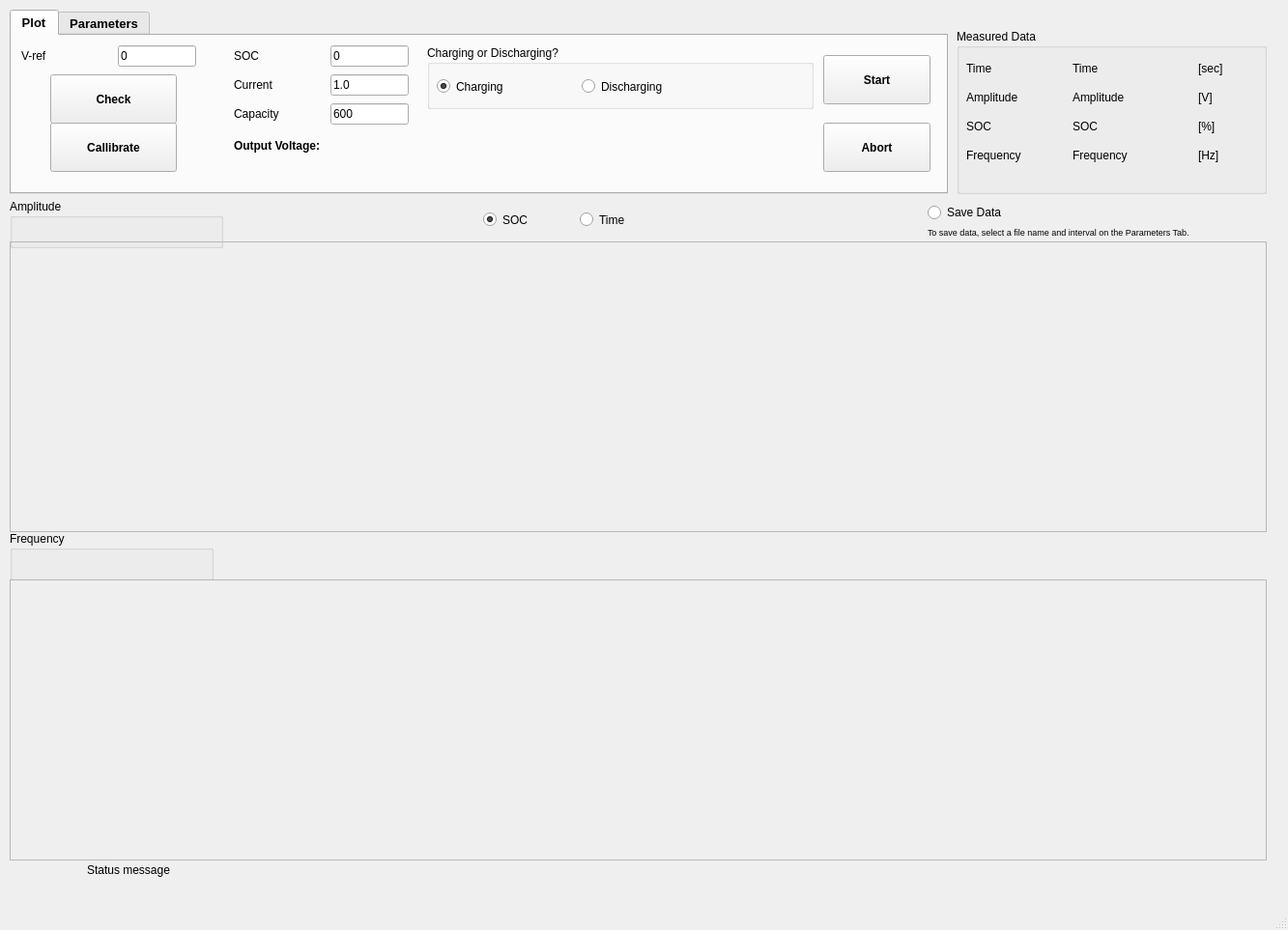
<?xml version="1.0" encoding="UTF-8"?>
<ui version="4.0">
 <class>MainWindow</class>
 <widget class="QMainWindow" name="MainWindow">
  <property name="geometry">
   <rect>
    <x>0</x>
    <y>0</y>
    <width>1333</width>
    <height>963</height>
   </rect>
  </property>
  <property name="windowTitle">
   <string>Frequency Amplitude Plotter</string>
  </property>
  <widget class="QWidget" name="centralwidget">
   <widget class="QTabWidget" name="tabWidget">
    <property name="geometry">
     <rect>
      <x>10</x>
      <y>10</y>
      <width>971</width>
      <height>191</height>
     </rect>
    </property>
    <property name="font">
     <font>
      <pointsize>10</pointsize>
      <weight>75</weight>
      <bold>true</bold>
     </font>
    </property>
    <property name="tabShape">
     <enum>QTabWidget::Rounded</enum>
    </property>
    <property name="currentIndex">
     <number>2</number>
    </property>
    <widget class="QWidget" name="tab_5">
     <attribute name="title">
      <string>Plot</string>
     </attribute>
     <widget class="QLabel" name="label_72">
      <property name="geometry">
       <rect>
        <x>10</x>
        <y>10</y>
        <width>111</width>
        <height>21</height>
       </rect>
      </property>
      <property name="font">
       <font>
        <pointsize>9</pointsize>
        <weight>50</weight>
        <bold>false</bold>
       </font>
      </property>
      <property name="text">
       <string>V-ref</string>
      </property>
     </widget>
     <widget class="QLineEdit" name="lineEdit_vin">
      <property name="geometry">
       <rect>
        <x>110</x>
        <y>10</y>
        <width>81</width>
        <height>22</height>
       </rect>
      </property>
      <property name="font">
       <font>
        <pointsize>9</pointsize>
        <weight>50</weight>
        <bold>false</bold>
       </font>
      </property>
      <property name="text">
       <string>0</string>
      </property>
     </widget>
     
     <widget class="QPushButton" name="pushButton_callibrate">
      <property name="geometry">
       <rect>
        <x>40</x>
        <y>90</y>
        <width>131</width>
        <height>51</height>
       </rect>
      </property>
      <property name="font">
       <font>
        <pointsize>9</pointsize>
        <weight>75</weight>
        <bold>true</bold>
       </font>
      </property>
      <property name="text">
       <string>Callibrate</string>
      </property>
     </widget>

     <widget class="QPushButton" name="pushButton_check">
      <property name="geometry">
       <rect>
        <x>40</x>
        <y>40</y>
        <width>131</width>
        <height>51</height>
       </rect>
      </property>
      <property name="font">
       <font>
        <pointsize>9</pointsize>
        <weight>75</weight>
        <bold>true</bold>
       </font>
      </property>
      <property name="text">
       <string>Check</string>
      </property>
     </widget>

    <widget class="QLabel" name="label_out_voltage">
        <property name="geometry">
        <rect>
        <x>230</x>
        <y>100</y>
        <width>1221</width>
        <height>28</height>
        </rect>
        </property>
        <property name="font">
        <font>
        <pointsize>9</pointsize>
        </font>
        </property>
        <property name="text">
        <string>Output Voltage: </string>
        </property>
    </widget>

     <widget class="QLabel" name="label_77">
      <property name="geometry">
       <rect>
        <x>230</x>
        <y>10</y>
        <width>111</width>
        <height>21</height>
       </rect>
      </property>
      <property name="font">
       <font>
        <pointsize>9</pointsize>
        <weight>50</weight>
        <bold>false</bold>
       </font>
      </property>
      <property name="text">
       <string>SOC</string>
      </property>
     </widget>
     <widget class="QLabel" name="label_78">
      <property name="geometry">
       <rect>
        <x>230</x>
        <y>40</y>
        <width>111</width>
        <height>21</height>
       </rect>
      </property>
      <property name="font">
       <font>
        <pointsize>9</pointsize>
        <weight>50</weight>
        <bold>false</bold>
       </font>
      </property>
      <property name="text">
       <string>Current</string>
      </property>
     </widget>
     <widget class="QLabel" name="label_79">
      <property name="geometry">
       <rect>
        <x>230</x>
        <y>70</y>
        <width>111</width>
        <height>21</height>
       </rect>
      </property>
      <property name="font">
       <font>
        <pointsize>9</pointsize>
        <weight>50</weight>
        <bold>false</bold>
       </font>
      </property>
      <property name="text">
       <string>Capacity</string>
      </property>
     </widget>
     <widget class="QLineEdit" name="lineEdit_SOC">
      <property name="geometry">
       <rect>
        <x>330</x>
        <y>10</y>
        <width>81</width>
        <height>22</height>
       </rect>
      </property>
      <property name="font">
       <font>
        <pointsize>9</pointsize>
        <weight>50</weight>
        <bold>false</bold>
       </font>
      </property>
      <property name="text">
       <string>0</string>
      </property>
     </widget>
     <widget class="QLineEdit" name="lineEdit_Current">
      <property name="geometry">
       <rect>
        <x>330</x>
        <y>40</y>
        <width>81</width>
        <height>22</height>
       </rect>
      </property>
      <property name="font">
       <font>
        <pointsize>9</pointsize>
        <weight>50</weight>
        <bold>false</bold>
       </font>
      </property>
      <property name="text">
       <string>1.0</string>
      </property>
     </widget>
     <widget class="QLineEdit" name="lineEdit_Capacity">
      <property name="geometry">
       <rect>
        <x>330</x>
        <y>70</y>
        <width>81</width>
        <height>22</height>
       </rect>
      </property>
      <property name="font">
       <font>
        <pointsize>9</pointsize>
        <weight>50</weight>
        <bold>false</bold>
       </font>
      </property>
      <property name="text">
       <string>600</string>
      </property>
     </widget>
     <widget class="QGroupBox" name="groupBox_4">
      <property name="geometry">
       <rect>
        <x>430</x>
        <y>10</y>
        <width>400</width>
        <height>66</height>
       </rect>
      </property>
      <property name="font">
       <font>
        <pointsize>9</pointsize>
        <weight>50</weight>
        <bold>false</bold>
       </font>
      </property>
      <property name="title">
       <string>Charging or Discharging?</string>
      </property>
      <widget class="QRadioButton" name="radioButton_isCharging">
       <property name="geometry">
        <rect>
         <x>10</x>
         <y>30</y>
         <width>150</width>
         <height>25</height>
        </rect>
       </property>
       <property name="text">
        <string>Charging</string>
       </property>
       <property name="checked">
        <bool>true</bool>
       </property>
      </widget>
      <widget class="QRadioButton" name="radioButton_isDischarging">
       <property name="geometry">
        <rect>
         <x>160</x>
         <y>30</y>
         <width>180</width>
         <height>25</height>
        </rect>
       </property>
       <property name="text">
        <string>Discharging</string>
       </property>
      </widget>
     </widget>
     <widget class="QPushButton" name="pushButton_startSquare">
      <property name="geometry">
       <rect>
        <x>840</x>
        <y>20</y>
        <width>111</width>
        <height>51</height>
       </rect>
      </property>
      <property name="font">
       <font>
        <pointsize>9</pointsize>
        <weight>75</weight>
        <bold>true</bold>
       </font>
      </property>
      <property name="text">
       <string>Start</string>
      </property>
     </widget>
     <widget class="QPushButton" name="pushButton_abortSquare">
      <property name="geometry">
       <rect>
        <x>840</x>
        <y>90</y>
        <width>111</width>
        <height>51</height>
       </rect>
      </property>
      <property name="font">
       <font>
        <pointsize>9</pointsize>
       </font>
      </property>
      <property name="text">
       <string>Abort</string>
      </property>
     </widget>
    </widget>
    <widget class="QWidget" name="tab_3">
     <attribute name="title">
      <string>Parameters</string>
     </attribute>
     <widget class="QPushButton" name="pushButton_selectFile">
      <property name="geometry">
       <rect>
        <x>10</x>
        <y>10</y>
        <width>111</width>
        <height>28</height>
       </rect>
      </property>
      <property name="font">
       <font>
        <pointsize>9</pointsize>
       </font>
      </property>
      <property name="text">
       <string>Select File</string>
      </property>
     </widget>
     <widget class="QLineEdit" name="lineEdit_fileName">
      <property name="geometry">
       <rect>
        <x>10</x>
        <y>40</y>
        <width>951</width>
        <height>31</height>
       </rect>
      </property>
      <property name="font">
       <font>
        <pointsize>8</pointsize>
        <weight>50</weight>
        <bold>false</bold>
       </font>
      </property>
      <property name="text">
       <string>Filename not selected yet.</string>
      </property>
     </widget>
     <widget class="QPushButton" name="pushButton_makeFile">
      <property name="geometry">
       <rect>
        <x>200</x>
        <y>10</y>
        <width>111</width>
        <height>28</height>
       </rect>
      </property>
      <property name="font">
       <font>
        <pointsize>9</pointsize>
       </font>
      </property>
      <property name="text">
       <string>Make File</string>
      </property>
     </widget>
     <widget class="QLabel" name="label_20">
      <property name="geometry">
       <rect>
        <x>10</x>
        <y>70</y>
        <width>951</width>
        <height>16</height>
       </rect>
      </property>
      <property name="font">
       <font>
        <pointsize>7</pointsize>
        <weight>50</weight>
        <bold>false</bold>
       </font>
      </property>
      <property name="text">
       <string>The data measured can be saved in a CSV file format.</string>
      </property>
     </widget>
     <widget class="QLabel" name="label_49">
      <property name="geometry">
       <rect>
        <x>10</x>
        <y>90</y>
        <width>931</width>
        <height>16</height>
       </rect>
      </property>
      <property name="font">
       <font>
        <pointsize>7</pointsize>
        <weight>50</weight>
        <bold>false</bold>
       </font>
      </property>
      <property name="text">
       <string>To save data, select a filename and check the 'Save Data' button.</string>
      </property>
     </widget>
     <widget class="QLabel" name="label_51">
      <property name="geometry">
       <rect>
        <x>530</x>
        <y>10</y>
        <width>171</width>
        <height>21</height>
       </rect>
      </property>
      <property name="font">
       <font>
        <pointsize>9</pointsize>
        <weight>50</weight>
        <bold>false</bold>
       </font>
      </property>
      <property name="text">
       <string>Save Data Interval = </string>
      </property>
     </widget>
     <widget class="QLineEdit" name="lineEdit_saveDataInterval">
      <property name="geometry">
       <rect>
        <x>700</x>
        <y>10</y>
        <width>51</width>
        <height>21</height>
       </rect>
      </property>
      <property name="font">
       <font>
        <pointsize>9</pointsize>
        <weight>50</weight>
        <bold>false</bold>
       </font>
      </property>
      <property name="text">
       <string>10</string>
      </property>
     </widget>
     <widget class="QLabel" name="label_52">
      <property name="geometry">
       <rect>
        <x>760</x>
        <y>10</y>
        <width>201</width>
        <height>21</height>
       </rect>
      </property>
      <property name="font">
       <font>
        <pointsize>9</pointsize>
        <weight>50</weight>
        <bold>false</bold>
       </font>
      </property>
      <property name="text">
       <string>x 1s = 10s</string>
      </property>
     </widget>
     <widget class="QLabel" name="label_54">
      <property name="geometry">
       <rect>
        <x>670</x>
        <y>110</y>
        <width>291</width>
        <height>21</height>
       </rect>
      </property>
      <property name="font">
       <font>
        <pointsize>8</pointsize>
        <weight>50</weight>
        <bold>false</bold>
       </font>
      </property>
      <property name="text">
       <string>No of data used for moving average.</string>
      </property>
     </widget>
    </widget>
   </widget>
   <widget class="QLabel" name="label_message">
    <property name="geometry">
     <rect>
      <x>90</x>
      <y>890</y>
      <width>1221</width>
      <height>21</height>
     </rect>
    </property>
    <property name="font">
     <font>
      <pointsize>9</pointsize>
     </font>
    </property>
    <property name="text">
     <string>Status message</string>
    </property>
   </widget>
   <widget class="QGroupBox" name="groupBox">
    <property name="geometry">
     <rect>
      <x>10</x>
      <y>550</y>
      <width>211</width>
      <height>51</height>
     </rect>
    </property>
    <property name="title">
     <string>Frequency</string>
    </property>
   </widget>
   <widget class="QGroupBox" name="groupBox_2">
    <property name="geometry">
     <rect>
      <x>10</x>
      <y>206</y>
      <width>221</width>
      <height>51</height>
     </rect>
    </property>
    <property name="title">
     <string>Amplitude</string>
    </property>
   </widget>
   <widget class="QFrame" name="frame_1">
    <property name="geometry">
     <rect>
      <x>10</x>
      <y>250</y>
      <width>1301</width>
      <height>301</height>
     </rect>
    </property>
    <property name="sizePolicy">
     <sizepolicy hsizetype="Preferred" vsizetype="Preferred">
      <horstretch>0</horstretch>
      <verstretch>0</verstretch>
     </sizepolicy>
    </property>
    <property name="frameShape">
     <enum>QFrame::StyledPanel</enum>
    </property>
    <property name="frameShadow">
     <enum>QFrame::Raised</enum>
    </property>
   </widget>
   <widget class="QFrame" name="frame_2">
    <property name="geometry">
     <rect>
      <x>10</x>
      <y>600</y>
      <width>1301</width>
      <height>291</height>
     </rect>
    </property>
    <property name="frameShape">
     <enum>QFrame::StyledPanel</enum>
    </property>
    <property name="frameShadow">
     <enum>QFrame::Raised</enum>
    </property>
   </widget>
   <widget class="QGroupBox" name="groupBox_3">
    <property name="geometry">
     <rect>
      <x>990</x>
      <y>30</y>
      <width>321</width>
      <height>171</height>
     </rect>
    </property>
    <property name="font">
     <font>
      <pointsize>9</pointsize>
     </font>
    </property>
    <property name="title">
     <string>Measured Data</string>
    </property>
    <widget class="QLabel" name="label">
     <property name="geometry">
      <rect>
       <x>10</x>
       <y>30</y>
       <width>111</width>
       <height>21</height>
      </rect>
     </property>
     <property name="font">
      <font>
       <pointsize>9</pointsize>
      </font>
     </property>
     <property name="text">
      <string>Time</string>
     </property>
    </widget>
    <widget class="QLabel" name="label_2">
     <property name="geometry">
      <rect>
       <x>10</x>
       <y>60</y>
       <width>111</width>
       <height>21</height>
      </rect>
     </property>
     <property name="font">
      <font>
       <pointsize>9</pointsize>
      </font>
     </property>
     <property name="text">
      <string>Amplitude</string>
     </property>
    </widget>
    <widget class="QLabel" name="label_3">
     <property name="geometry">
      <rect>
       <x>10</x>
       <y>90</y>
       <width>111</width>
       <height>21</height>
      </rect>
     </property>
     <property name="font">
      <font>
       <pointsize>9</pointsize>
      </font>
     </property>
     <property name="text">
      <string>SOC</string>
     </property>
    </widget>
    <widget class="QLabel" name="label_4">
     <property name="geometry">
      <rect>
       <x>10</x>
       <y>120</y>
       <width>111</width>
       <height>21</height>
      </rect>
     </property>
     <property name="font">
      <font>
       <pointsize>9</pointsize>
      </font>
     </property>
     <property name="text">
      <string>Frequency</string>
     </property>
    </widget>
    <widget class="QLabel" name="label_time">
     <property name="geometry">
      <rect>
       <x>120</x>
       <y>30</y>
       <width>111</width>
       <height>21</height>
      </rect>
     </property>
     <property name="font">
      <font>
       <pointsize>9</pointsize>
      </font>
     </property>
     <property name="text">
      <string>Time</string>
     </property>
    </widget>
    <widget class="QLabel" name="label_voltage">
     <property name="geometry">
      <rect>
       <x>120</x>
       <y>60</y>
       <width>111</width>
       <height>21</height>
      </rect>
     </property>
     <property name="font">
      <font>
       <pointsize>9</pointsize>
      </font>
     </property>
     <property name="text">
      <string>Amplitude</string>
     </property>
    </widget>
    <widget class="QLabel" name="label_current">
     <property name="geometry">
      <rect>
       <x>120</x>
       <y>90</y>
       <width>111</width>
       <height>21</height>
      </rect>
     </property>
     <property name="font">
      <font>
       <pointsize>9</pointsize>
      </font>
     </property>
     <property name="text">
      <string>SOC</string>
     </property>
    </widget>
    <widget class="QLabel" name="label_temp">
     <property name="geometry">
      <rect>
       <x>120</x>
       <y>120</y>
       <width>111</width>
       <height>21</height>
      </rect>
     </property>
     <property name="font">
      <font>
       <pointsize>9</pointsize>
      </font>
     </property>
     <property name="text">
      <string>Frequency</string>
     </property>
    </widget>
    <widget class="QLabel" name="label_43">
     <property name="geometry">
      <rect>
       <x>250</x>
       <y>30</y>
       <width>41</width>
       <height>21</height>
      </rect>
     </property>
     <property name="font">
      <font>
       <pointsize>9</pointsize>
      </font>
     </property>
     <property name="text">
      <string>[sec]</string>
     </property>
    </widget>
    <widget class="QLabel" name="label_40">
     <property name="geometry">
      <rect>
       <x>250</x>
       <y>60</y>
       <width>41</width>
       <height>21</height>
      </rect>
     </property>
     <property name="font">
      <font>
       <pointsize>9</pointsize>
      </font>
     </property>
     <property name="text">
      <string>[V]</string>
     </property>
    </widget>
    <widget class="QLabel" name="label_41">
     <property name="geometry">
      <rect>
       <x>250</x>
       <y>90</y>
       <width>41</width>
       <height>21</height>
      </rect>
     </property>
     <property name="font">
      <font>
       <pointsize>9</pointsize>
      </font>
     </property>
     <property name="text">
      <string>[%]</string>
     </property>
    </widget>
    <widget class="QLabel" name="label_42">
     <property name="geometry">
      <rect>
       <x>250</x>
       <y>120</y>
       <width>41</width>
       <height>21</height>
      </rect>
     </property>
     <property name="font">
      <font>
       <pointsize>9</pointsize>
      </font>
     </property>
     <property name="text">
      <string>[Hz]</string>
     </property>
    </widget>
   </widget>
   <widget class="QRadioButton" name="radioButton_saveData">
    <property name="geometry">
     <rect>
      <x>960</x>
      <y>210</y>
      <width>150</width>
      <height>20</height>
     </rect>
    </property>
    <property name="baseSize">
     <size>
      <width>20</width>
      <height>20</height>
     </size>
    </property>
    <property name="font">
     <font>
      <pointsize>9</pointsize>
     </font>
    </property>
    <property name="text">
     <string>Save Data</string>
    </property>
    <property name="iconSize">
     <size>
      <width>20</width>
      <height>20</height>
     </size>
    </property>
    <property name="checked">
     <bool>false</bool>
    </property>
   </widget>
   <widget class="QRadioButton" name="radioButton_xSOC">
       <property name="geometry">
        <rect>
         <x>500</x>
         <y>215</y>
         <width>150</width>
         <height>25</height>
        </rect>
       </property>
       <property name="text">
        <string>SOC</string>
       </property>
       <property name="checked">
        <bool>true</bool>
       </property>
      </widget>
    <widget class="QRadioButton" name="radioButton_xTime">
    <property name="geometry">
    <rect>
        <x>600</x>
        <y>215</y>
        <width>180</width>
        <height>25</height>
    </rect>
    </property>
    <property name="text">
    <string>Time</string>
    </property>
    </widget>
   <widget class="QLabel" name="label_48">
    <property name="geometry">
     <rect>
      <x>960</x>
      <y>230</y>
      <width>331</width>
      <height>21</height>
     </rect>
    </property>
    <property name="font">
     <font>
      <pointsize>7</pointsize>
     </font>
    </property>
    <property name="text">
     <string>To save data, select a file name and interval on the Parameters Tab.</string>
    </property>
   </widget>
  </widget>
  <widget class="QStatusBar" name="statusbar"/>
  <action name="actionExit">
   <property name="text">
    <string>Exit</string>
   </property>
  </action>
  <action name="actionParaExt">
   <property name="text">
    <string>Parameter Extraction</string>
   </property>
  </action>
 </widget>
 <resources/>
 <connections/>
</ui>
